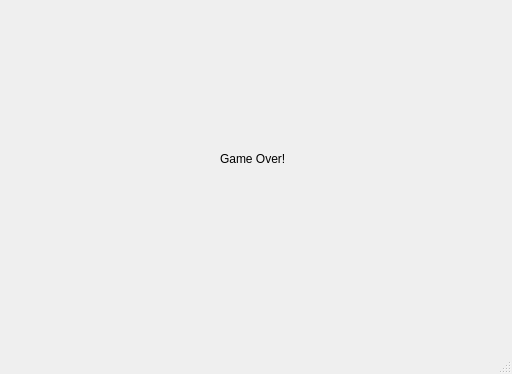
<?xml version="1.0" encoding="UTF-8"?>
<ui version="4.0">
 <class>Gameover</class>
 <widget class="QMainWindow" name="Gameover">
  <property name="geometry">
   <rect>
    <x>0</x>
    <y>0</y>
    <width>512</width>
    <height>374</height>
   </rect>
  </property>
  <property name="windowTitle">
   <string>MainWindow</string>
  </property>
  <widget class="QWidget" name="centralwidget">
   <widget class="QLabel" name="label">
    <property name="geometry">
     <rect>
      <x>220</x>
      <y>150</y>
      <width>121</width>
      <height>17</height>
     </rect>
    </property>
    <property name="text">
     <string>Game Over!</string>
    </property>
   </widget>
  </widget>
  <widget class="QMenuBar" name="menubar">
   <property name="geometry">
    <rect>
     <x>0</x>
     <y>0</y>
     <width>512</width>
     <height>22</height>
    </rect>
   </property>
  </widget>
  <widget class="QStatusBar" name="statusbar"/>
 </widget>
 <resources/>
 <connections/>
</ui>
